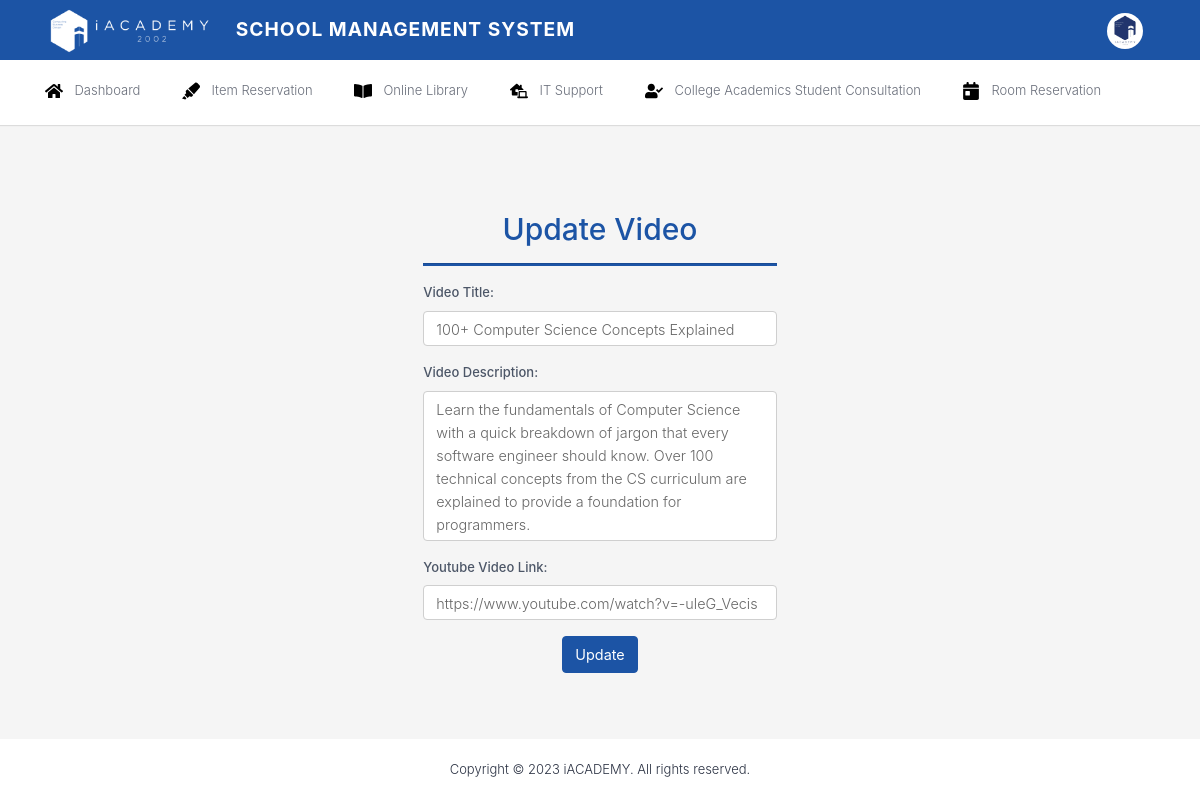
Page /update_video.php?updateid=3 (signed in) on the committed database.
### tables this page shows
CREATE TABLE `videos` (
  `id` int(11) NOT NULL,
  `title` varchar(255) NOT NULL,
  `video` varchar(255) NOT NULL,
  `description` text NOT NULL,
  `uploader` varchar(255) NOT NULL,
  `timestamp` timestamp NOT NULL DEFAULT current_timestamp(),
  `is_deleted` tinyint(1) NOT NULL DEFAULT 0
);

### update_video.php (the view, shortened to what this page needs)
<?php
include('includes/database.php');
$update_id = $_GET['updateid'];
$select_query = "SELECT * FROM videos WHERE id = ?";
$stmt_select = $mysqli->prepare($select_query);
$stmt_select->bind_param("i", $update_id);
$stmt_select->execute();
$result_select = $stmt_select->get_result();
$row = $result_select->fetch_assoc();
$video_title = $row['title'];
$video_description = $row['description'];
$video_link = $row['video'];
?>
<!DOCTYPE html>
<html lang="en" dir="ltr">
<head>
  <link href="includes/appnewvampstable.css" rel="stylesheet" type="text/css">
  <link href="https://stackpath.bootstrapcdn.com/bootstrap/4.3.1/css/bootstrap.min.css" rel="stylesheet">
  <link href="includes/appnewvampstable.css" rel="stylesheet" type="text/css">
</head>
  <body>
    <div id="app">
      <div data-v-37f647ee="" id="wrapper" class="wrapper">
        <header data-v-10f215ae="" data-v-37f647ee="" id="topnav">
          <div data-v-10f215ae="" class="topbar-main d-flex align-items-center">
            <div data-v-10f215ae="" class="container-fluid">
              <div data-v-10f215ae="" class="logo">
                <a data-v-10f215ae="" class="logo active">
                  <span data-v-10f215ae="" class="logo-large">
                    <img data-v-10f215ae="" src="includes/newlogo-2020.png" height="50" alt="">
                    <small data-v-10f215ae="" class="ml-3 sms_nav font-weight-bold" style="font-size: 1.2rem;">School Management System</small>
                  </span>
                </a>
              </div>
              <div data-v-10f215ae="" class="menu-extras topbar-custom">
                <ul data-v-10f215ae="" class="list-inline float-right mb-0">
                  <li data-v-10f215ae="" class="list-inline-item dropdown notification-list">
                    <a data-v-10f215ae="" data-toggle="dropdown" href="https://portalv2.iacademy.edu.ph/callback/google?state=qGbwXtEAOJdmjOm9UXK5Kz4OUHr0qCSZ6VWdRBnn&amp;code=4%2F0AeaYSHBAcmeF8xhzyHrF6qg54CFcNQum5NcGxJxJ6jzdnQT_JzmOVIsyiqCcbOqTBMlMYQ&amp;scope=email+profile+openid+https%3A%2F%2Fwww.googleapis.com%2Fauth%2Fuserinfo.profile+https%3A%2F%2Fwww.googleapis.com%2Fauth%2Fuserinfo.email&amp;authuser=0&amp;hd=iacademy.edu.ph&amp;prompt=consent#"
                      role="button" aria-haspopup="false" aria-expanded="false" class="nav-link dropdown-toggle waves-effect nav-user">
                      <img data-v-10f215ae="" alt="user" class="rounded-circle ml-2" src="includes/default.png">
                    </a>
                  </li>
                </ul>
              </div>
              <div data-v-10f215ae="" class="clearfix"></div>
            </div>
          </div>
          <div data-v-10f215ae="" id="accordion" class="navbar-custom">
            <div data-v-10f215ae="" class="container">
              <div data-v-10f215ae="" id="navigation" style="display: flex !important;">
                <ul data-v-10f215ae="" id="collapseOne" aria-labelledby="headingOne" data-parent="#accordion" class="navigation-menu collapse">
                  <li data-v-10f215ae=""><a data-v-10f215ae="" class="waves-effect waves-primary active"><img data-v-10f215ae="" alt="" src="includes/home-solid.svg" class="mr-2"> <span data-v-10f215ae=""> Dashboard </span></a></li>
                  <li data-v-10f215ae=""><a data-v-10f215ae="" target="" class="waves-effect waves-primary asx"><img data-v-10f215ae="" src="includes/item-borrowing-solid.svg" alt="" class="mr-2"> <span data-v-10f215ae=""> Item Reservation </span></a></li>
                  <li data-v-10f215ae=""><a data-v-10f215ae="" target="_blank" class="waves-effect waves-primary asx"><img data-v-10f215ae="" src="includes/library-solid.svg" alt="" class="mr-2"> <span data-v-10f215ae=""> Online Library </span></a></li>
                  <li data-v-10f215ae=""><a data-v-10f215ae="" target="" class="waves-effect waves-primary asx"><img data-v-10f215ae="" src="includes/itsupp-solid.svg" alt="" class="mr-2"> <span data-v-10f215ae=""> IT Support </span></a></li>
                  <li data-v-10f215ae=""><a data-v-10f215ae="" target="" class="waves-effect waves-primary asx"><img data-v-10f215ae="" src="includes/college-consultation-solid.svg" alt="" class="mr-2"> <span data-v-10f215ae=""> College Academics Student Consultation </span></a></li>
                  <li data-v-10f215ae=""><a data-v-10f215ae="" target="" class="waves-effect waves-primary asx"><img data-v-10f215ae="" src="includes/room-reservationv2.svg" alt="" class="mr-2"> <span data-v-10f215ae=""> Room Reservation </span></a></li>
                </ul>
              </div>
            </div>
          </div>
        </header>
        <div data-v-37f647ee="" class="content-page">
          <div data-v-37f647ee="" class="content">
            <div data-v-37f647ee="" class="container">
              <div data-v-37f647ee="" class="mt-4">
                <div data-v-37f647ee="" class="row mt-2">
                  <div class="col-sm-12">
                    <div class="page-title-box d-flex align-items-center justify-content-between">
                    </div>
                  </div>
                </div>
              </div>
              <div data-v-37f647ee="" class="row row_newdash">
                <div data-v-37f647ee="" class="col-lg-6 col-sm-12 col-md-6">
                </div>
              </div>
              <div class="container">
                <div class="col-md-4 offset-md-4 form">
                  <form action="update_video.php" method="post" enctype="multipart/form-data">
                    <h2 class="text-prime-blue"><center>Update Video</center></h2>
                    <hr class="hr-isign">
                    <div class="form-group">
                        <label for="title">Video Title:</label>
                        <textarea class="form-control adjustable-input" placeholder="Enter Video Title" name="update_title" rows="1" autocomplete="off" required><?php echo $video_title; ?></textarea>
                    </div>
                    <div class="form-group">
                        <label for="">Video Description:</label>
                        <textarea class="form-control adjustable-input" placeholder="Enter Video Description" name="update_video_description" rows="1" autocomplete="off" required><?php echo $video_description; ?></textarea>
                    </div>
                    <div class="form-group">
                        <label for="">Youtube Video Link:</label>
                        <textarea class="form-control adjustable-input" placeholder="Enter Youtube Video Link" name="update_video" rows="1" autocomplete="off" required><?php echo $video_link; ?></textarea>
                    </div>
                    <center><input type="submit" class="btn btn-primary" name="add_submit" value="Update"></button></center>
                  </form>
                </div>
              </div>
            </div>
          </div>
        </div>
      </div>
      <div class="content">
        <footer class="footer mt-5">
          <div class="container-fluid">
            <div class="row">
              <div class="col-md-12">
                Copyright © 2023 iACADEMY. All rights reserved.
              </div>
            </div>
          </div>
        </footer>
      </div>
    </div>
</body>
</html>

### update_video.php (style rules this page uses)
.adjustable-input { overflow-y: hidden; padding-right: 20px; resize: none; }

### rows in the picture
videos: update_title "100+ Computer Science Concepts Explained", update_video_description "Learn the fundamentals of Computer Science with a quick breakdown of jargon that every software engineer should know. Over 100 technical concepts from the CS curriculum are explained to provide a foundation for programmers.", update_video "https://www.youtube.com/watch?v=-uleG_Vecis"
